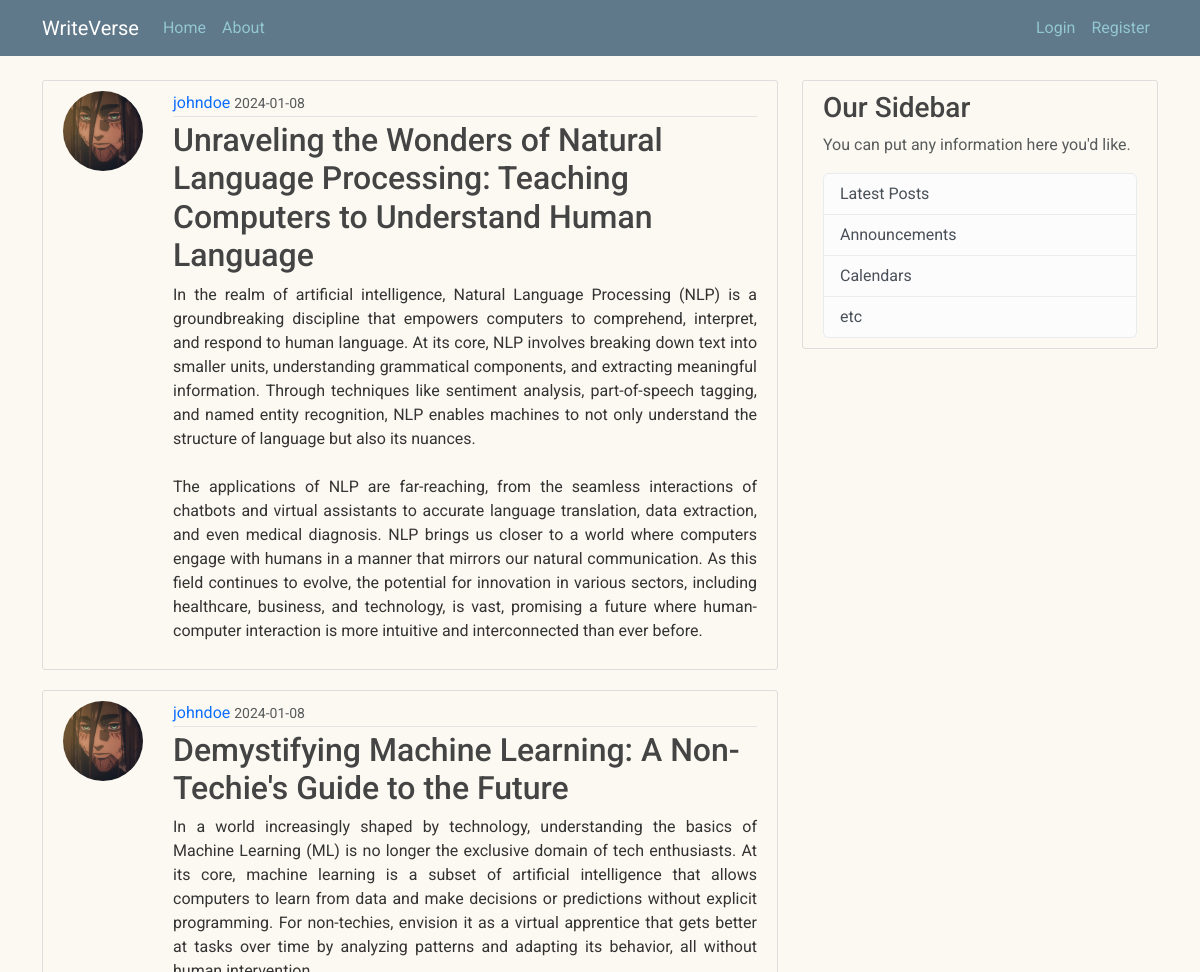
Page /home (upper part) on the earlier database version.
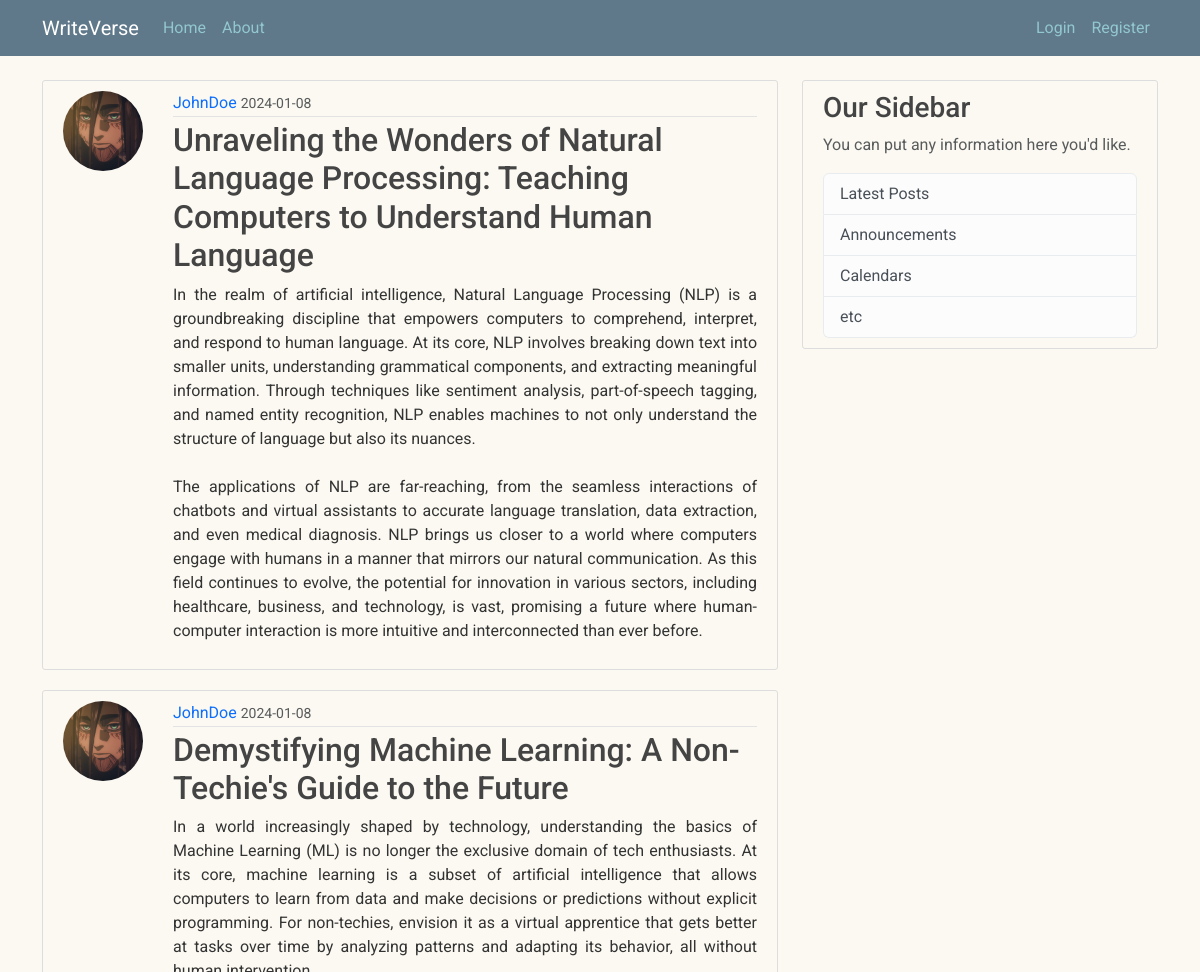
Same page on the later database version.
### writeverse/models.py (models this page shows, shortened)
class Post(db.Model):
    id = db.Column(db.Integer, primary_key=True)
    title = db.Column(db.String(100), nullable=False)
    date_posted = db.Column(db.DateTime, nullable=False, default=datetime.utcnow)
    content = db.Column(db.Text, nullable=False)
    user_id = db.Column(db.Integer, db.ForeignKey('user.id'), nullable=False)

class User(db.Model, UserMixin):
    id = db.Column(db.Integer, primary_key=True)
    username = db.Column(db.String(20), unique=True, nullable=False)
    email = db.Column(db.String(120), unique=True, nullable=False)
    image_file = db.Column(db.String(20), nullable=False, default='default.jpeg')
    password = db.Column(db.String(60), nullable=False)
    posts = db.relationship('Post', backref='author', lazy=True)

### writeverse/routes.py (the view)
@app.route("/")
@app.route("/home")
def home():
    page = request.args.get('page', 1, type=int)
    posts = Post.query.paginate(page=page, per_page=3)
    return render_template("home.html", posts=posts)

### writeverse/templates/home.html (shortened to what this page needs)
{% extends "layout.html" %}
{% block content %}
    {% for post in posts.items %}
        <article class="media content-section" id="post-section">
            <img class="rounded-circle article-image" src="{{ url_for('static', filename='profile_pics/' + post.author.image_file) }}">
          <div class="media-body">
            <div class="article-metadata">
              <a class="mr-2" href="#">{{ post.author.username }}</a>
              <small class="text-muted">{{ post.date_posted.strftime('%Y-%m-%d') }}</small>
            </div>
            <h2><a class="article-title" href="{{ url_for('post', post_id=post.id) }}">{{ post.title }}</a></h2>
            <p class="article-content">{{ post.content }}</p>
          </div>
        </article>
    {% endfor %}
{% endblock content %}

### writeverse/templates/layout.html (shortened to what this page needs)
<!doctype html>
<html lang="en">
<head>
    <link href="https://cdn.jsdelivr.net/npm/bootstrap@5.3.2/dist/css/bootstrap.min.css" rel="stylesheet">
    <link rel = "stylesheet" type = "text/css" href = "{{ url_for('static', filename='main.css')}}">
</head>
<body>
    <header class="site-header">
      <nav class="navbar navbar-expand-md navbar-dark bg-steel fixed-top">
        <div class="container">
          <a class="navbar-brand mr-4" href="/">WriteVerse</a>
          <div class="collapse navbar-collapse" id="navbarToggle">
            <div class="navbar-nav mr-auto">
              <a class="nav-item nav-link" href="{{ url_for('home') }}">Home</a>
              <a class="nav-item nav-link" href="{{ url_for('about') }}">About</a>
            </div>
            <div class="navbar-nav">
                {% if current_user.is_authenticated %}
                    <a class="nav-item nav-link" href="{{ url_for('new_post') }}">New Post</a>
                    <a class="nav-item nav-link" href="{{ url_for('account') }}">Account</a>
                    <a class="nav-item nav-link" href="{{ url_for('logout') }}">Logout</a>
                {% else %}
              <a class="nav-item nav-link" href="{{ url_for('login') }}">Login</a>
              <a class="nav-item nav-link" href="{{ url_for('register') }}">Register</a>
                {% endif %}
            </div>
          </div>
        </div>
      </nav>
    </header>
    <main role="main" class="container">
      <div class="row">
        <div class="col-md-8">
            {% block content %}{% endblock %}
        </div>
        <div class="col-md-4">
          <div class="content-section">
            <h3>Our Sidebar</h3>
            <p class='text-muted'>You can put any information here you'd like.
              <ul class="list-group">
                <li class="list-group-item list-group-item-light">Latest Posts</li>
                <li class="list-group-item list-group-item-light">Announcements</li>
                <li class="list-group-item list-group-item-light">Calendars</li>
                <li class="list-group-item list-group-item-light">etc</li>
              </ul>
          </div>
        </div>
      </div>
    </main>
</body>
</html>

### writeverse/static/main.css (style rules this page uses)
body { background: #FBF9F1; color: #333333; margin-top: 5rem; font-family: 'Roboto', sans-serif; }
h1, h2, h3, h4, h5, h6 { color: #444444; }
.bg-steel { background-color: #5f788a; }
.site-header .navbar-nav .nav-link { color: #92C7CF; }
.content-section { background: #FBF9F1; padding: 10px 20px; border: 1px solid #dddddd; border-radius: 3px; margin-bottom: 20px; }
.article-title { color: #444444; text-align: justify; }
.article-content { white-space: pre-line; text-align: justify; }
.article-metadata { padding-bottom: 1px; margin-bottom: 4px; border-bottom: 1px solid #e3e3e3 }
a { text-decoration: none; }
.navbar-expand-md .navbar-collapse { justify-content:space-between; }
#post-section { display: flex; }
.article-image { height: 80px; width: 80px; margin-right: 30px; }

Differences in the rows shown:
changed through a linked row, Post (number 1 of 2 on the later page): author.username "johndoe" → "JohnDoe"
changed through a linked row, Post "Demystifying Machine Learning: A Non-Techie's Guide to the Future": author.username "johndoe" → "JohnDoe"
